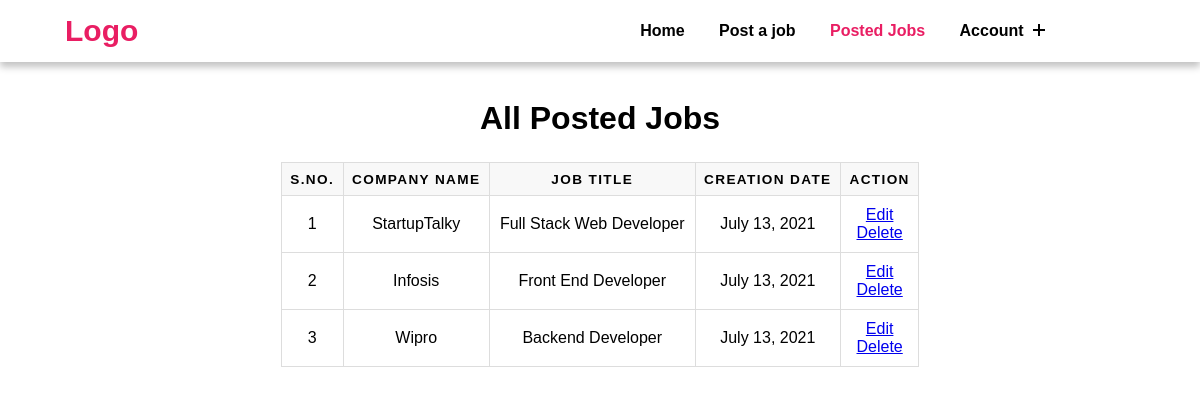
The page /allJobs (signed in) on the database its author committed.
### job_portal_app/models.py (models this page shows)
class PostJob(models.Model):
    employer = models.ForeignKey(EmployerRegister, on_delete=models.CASCADE)
    start_date = models.DateField()
    end_date = models.DateField()
    title = models.CharField(max_length=100)
    company_name = models.CharField(max_length=200)
    company_website = models.CharField(max_length=100)
    salary = models.FloatField(max_length=100)
    description = models.TextField()
    experience = models.CharField(max_length=100)
    location = models.CharField(max_length=100)
    skills = models.CharField(max_length=100)
    creationdate = models.DateField()

### job_portal_app/views.py (the view)
# urls.py: path('allJobs', allJobs, name="allJobs"),
def allJobs(request):
    if not request.user.is_authenticated:
        return redirect('employerLogin')
    user = request.user
    employer = EmployerRegister.objects.get(user=user)
    job = PostJob.objects.filter(employer=employer)
    context = {
        'job': job
    }
    return render(request, 'allJobs.html', context)

### job_portal_app/templates/allJobs.html (shortened to what this page needs)
{% extends 'base.html' %}
{% load static %}
{% block content %}
{% include 'employerNavbar.html' %}
<link rel="stylesheet" href="{% static 'table.css' %}">
<div class="container" style="margin-top: 100px;">
    <h1 style="text-align: center; margin-bottom: 25px;">All Posted Jobs</h1>
    <table class="table" border="1" cellspacing="0" cellpadding="1">
        <thead>
            <tr>
                <th scope="col">S.No.</th>
                <th scope="col">Company Name</th>
                <th scope="col">Job Title</th>
                <th scope="col">Creation Date</th>
                <th scope="col">Action</th>
            </tr>
        </thead>
        <tbody>
            {% if job %}
            {% for i in job %}
            <tr>
                <td scope="row" aria-label="S.No.">{{forloop.counter}}</td>
                <td aria-label="Company Name">{{i.company_name}}</td>
                <td aria-label="Job Title">{{i.title}}</td>
                <td aria-label="Creation Date">{{i.creationdate}}</td>
                <td aria-label="Action">
                    <a href="{% url 'editJobPost' i.id %}">Edit</a><br>
                    <a href="{% url 'deleteJobPost' i.id %}" onclick="return confirm('Are you sure you want to delete it?')">Delete</a>
                </td>
            </tr>
            {% endfor %}
            {% else %}
            <tr>
                <td colspan="6">No records found.</td>
            </tr>
            {% endif %}
        </tbody>
    </table>
</div>
{% endblock %}

### job_portal_app/static/style.css (style rules this page uses)
* { margin: 0; padding: 0; font-family: sans-serif; }
*, *:after, *:before { -webkit-box-sizing: border-box; -moz-box-sizing: border-box; -ms-box-sizing:border-box; -o-box-sizing:border-box; box-sizing: border-box; }

### job_portal_app/static/table.css (style rules this page uses)
table { border: 1px solid #ccc; border-collapse: collapse; margin: 0; margin-left: auto; margin-right: auto; padding: 0; table-layout: fixed; }
table thead tr { background: #f8f8f8; border: 1px solid #ddd; }
table tbody tr { background: #fff; border: 1px solid #ddd; }
table th, table td { padding: .625em; text-align: center; }
table th { font-size: .85em; letter-spacing: .1em; text-transform: uppercase; }

### rows shown on the page
PostJob: company_name "StartupTalky", title "Full Stack Web Developer", creationdate "July 13, 2021"
PostJob: company_name "Infosis", title "Front End Developer", creationdate "July 13, 2021"
PostJob: company_name "Wipro", title "Backend Developer", creationdate "July 13, 2021"
